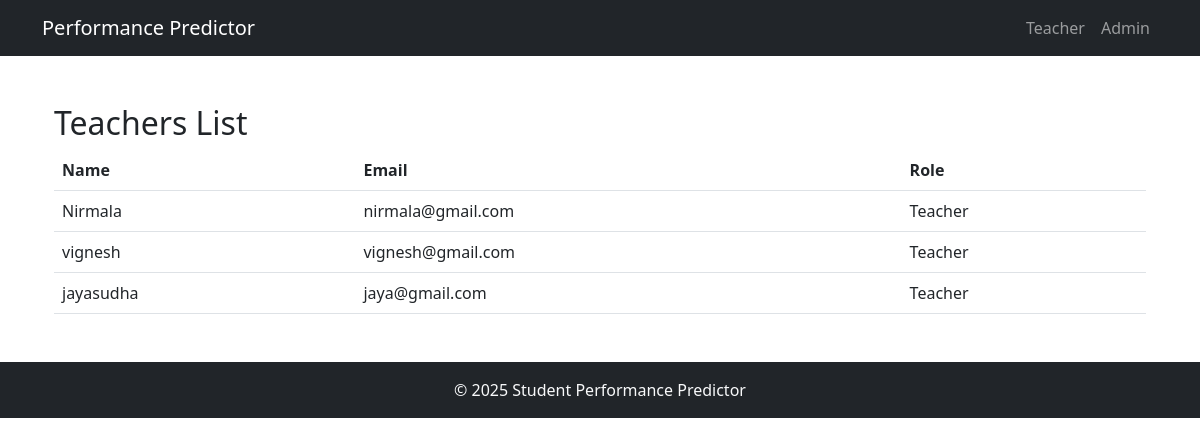
Screenshot of /admin/view_teacher (signed in) with the database file from the repository.
### core/models.py (models this page shows, shortened)
class User(db.Model, UserMixin):
    id = db.Column(db.Integer, primary_key=True)
    username = db.Column(db.String(150), unique=True, nullable=False)
    email = db.Column(db.String(150), unique=True, nullable=False)
    password = db.Column(db.String(256), nullable=False)
    role = db.Column(db.String(50), nullable=False)  # Student/Teacher/Admin
    roll_no = db.Column(db.String(50))  # For students
    phone = db.Column(db.String(20))  # Optional: for contact

### core/admin.py (the view)
@admin_bp.route('/view_teacher', methods=['GET'])
@login_required
def view_teacher():
    teachers = User.query.filter_by(role='Teacher').all()  # Fetch all teachers
    return render_template('admin/view_teacher.html', teachers=teachers)

### core/auth.py (called while the page is built)
@login_manager.user_loader
def load_user(user_id):
    return User.query.get(int(user_id))

### core/templates/admin/view_teacher.html
{% extends 'base.html' %}
{% block content %}
<div class="container mt-4">
    <h2>Teachers List</h2>
    <table class="table">
        <thead>
            <tr>
                <th>Name</th>
                <th>Email</th>
                <th>Role</th>
            </tr>
        </thead>
        <tbody>
            {% for teacher in teachers %}
            <tr>
                <td>{{ teacher.username }}</td>
                <td>{{ teacher.email }}</td>
                <td>{{ teacher.role }}</td>
            </tr>
            {% endfor %}
        </tbody>
    </table>
</div>
{% endblock %}

### rows the page displays
User: username "Nirmala", email "nirmala@gmail.com", role "Teacher"
User: username "vignesh", email "vignesh@gmail.com", role "Teacher"
User: username "jayasudha", email "jaya@gmail.com", role "Teacher"
